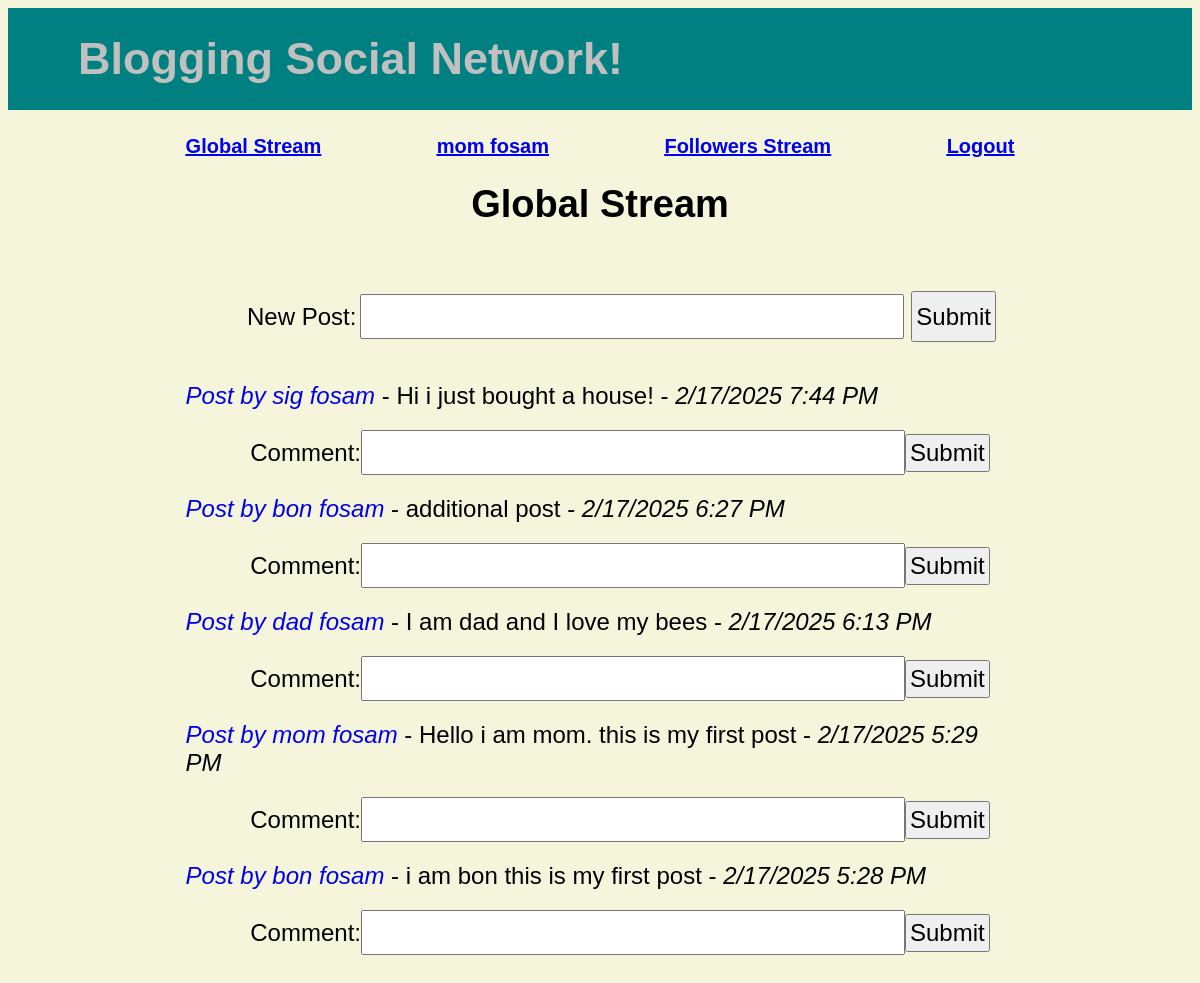
The app's page /socialnetwork/ (signed in) with its own data.
### socialnetwork/models.py (models this page shows, shortened)
class Post(models.Model):
    message = models.CharField(max_length=200, verbose_name="New Post") #NEED TO SITE VERBOSE NAME
    user = models.ForeignKey(User, on_delete = models.PROTECT, related_name="post")
    creation_time = models.DateTimeField()

### socialnetwork/views.py (the view, shortened to what this page needs)
# urls.py: path('', views.stream_action, name='stream'),
@login_required
def stream_action(request): #gloabal stream page
    if request.method == 'GET':
        posts = Post.objects.all().order_by('-creation_time') #CITE CREATION TIME!!
        context = {'post_form': postForm(), 'comment_form': commentForm(), 'posts': posts}
        return render(request, 'socialnetwork/stream.html', context)

### socialnetwork/forms.py
class postForm(forms.ModelForm):
    class Meta:
        model = Post
        fields = ['message']
        labels = {
            'message': 'New Post'  # This sets the label in the form
        }
        widgets = {
            'message': forms.TextInput(attrs={'id': 'id_post_input_text'})
        }
        exclude = (
            'user',
            'creation_time',
        )

class commentForm(forms.Form):
    comment = forms.CharField(label = "Comment", required=False, max_length=300, widget= forms.TextInput(attrs={'id': 'id_comment_input_text_n'}))

### socialnetwork/templates/socialnetwork/stream.html (shortened to what this page needs)
{% extends "socialnetwork/base.html" %}
{% block content %}
    <div class = "id_register_link" id = "id_register_link">
        <a id = "id_nav_global_stream" href="{% url 'stream' %}">Global Stream</a>
        <a id = "id_nav_profile" href="{% url 'profile' %}"> {{ user.first_name }} {{ user.last_name }}</a>
        <a id = "id_nav_follower_stream" href="{% url 'follower_stream' %}">Followers Stream</a>
        <a id = "id_nav_logout" href="{% url 'logout' %}">Logout</a>
    </div>
    <div class = "id_page_name" id = "id_page_name">Global Stream</div>
    <form method = "post" action = "{% url 'stream' %}" class = "id_post_input_text">
        <table>
            {% for field in post_form.visible_fields %}
            <tr>
                <td> {{ field.label_tag }}</td>
                <td> {{ field }}</td>
                <td class="error">
                </td>
            </tr>
            {% endfor %}
        </table>
        <button id= "id_post_button" name="id_post_button" type="submit">Submit</button>
    </form>
    {% for post in posts %}
        <div class="id_post_div_" id="id_post_div_{{ post.id }}">
            <a class='id_post_profile_' id = 'id_post_profile_{{ post.id }}' href = "{% url 'follower_page' post.user.id %}">Post by {{ post.user.first_name }} {{ post.user.last_name }} </a>
            -
            <span id = 'id_post_text_{{ post.id }}'> {{ post.message }} </span>
            -
            <span class = 'id_post_date_time_' id = 'id_post_date_time_{{ post.id }}'> {{ post.creation_time|date:"n/j/Y g:i A"}}</span>
            <div class = "id_comment_input_text_">
                <label for="id_comment_input_text_{{ post.id }}">Comment: </label>
                <input id="id_comment_input_text_{{ post.id }}" name="id_comment_input_text_" type="text">
                <button id= "id_comment_button_{{ post.id }}" name="id_comment_button_" type="submit">Submit</button>
        </div>
    {% endfor %}
{% endblock %}

### socialnetwork/static/socialnetwork/base.css (style rules this page uses)
.body { background-color: beige; }
.id_page_name { padding: 25px; text-align: center; font-weight: bold; font-size: 38px; }
.id_register_link, .id_login_link { text-align:right; font-weight:bold; font-size: 20px; text-decoration: underline; display: flex; justify-content: space-between; gap: 20px; }
form { display: flex; justify-content: center; width: 100%; margin: 20px auto; padding: 20px; font-size: x-large; }
.id_post_input_text input, .id_comment_input_text_1 input, input { width: 500px; height: 1px; padding: 20px; font-size: large; }
.id_comment_input_text_ { display: flex; justify-content: center; align-items: center; text-align: center; width: 100%; padding: 20px; }
.id_post_div_ { text-align: left; margin-left: 0; padding-left: 0; width: 100%; }
span.id_post_date_time_ { font-style: italic !important; }
a.id_post_profile_ { font-style: italic !important; text-decoration: none; }
button { font-size: x-large; padding: 3px; }
.error { color:red; }

### records on screen
Post: user.first_name "sig", user.last_name "fosam", message "Hi i just bought a house!", creation_time "2/17/2025 7:44 PM"
Post: user.first_name "bon", user.last_name "fosam", message "additional post", creation_time "2/17/2025 6:27 PM"
Post: user.first_name "dad", user.last_name "fosam", message "I am dad and I love my bees", creation_time "2/17/2025 6:13 PM"
Post: user.first_name "mom", user.last_name "fosam", message "Hello i am mom. this is my first post", creation_time "2/17/2025 5:29 PM"
Post: user.first_name "bon", user.last_name "fosam", message "i am bon this is my first post", creation_time "2/17/2025 5:28 PM"

### other values on screen
{{ user.first_name }} "mom"
{{ user.last_name }} "fosam"
{{ field.label_tag }} "New Post:"
